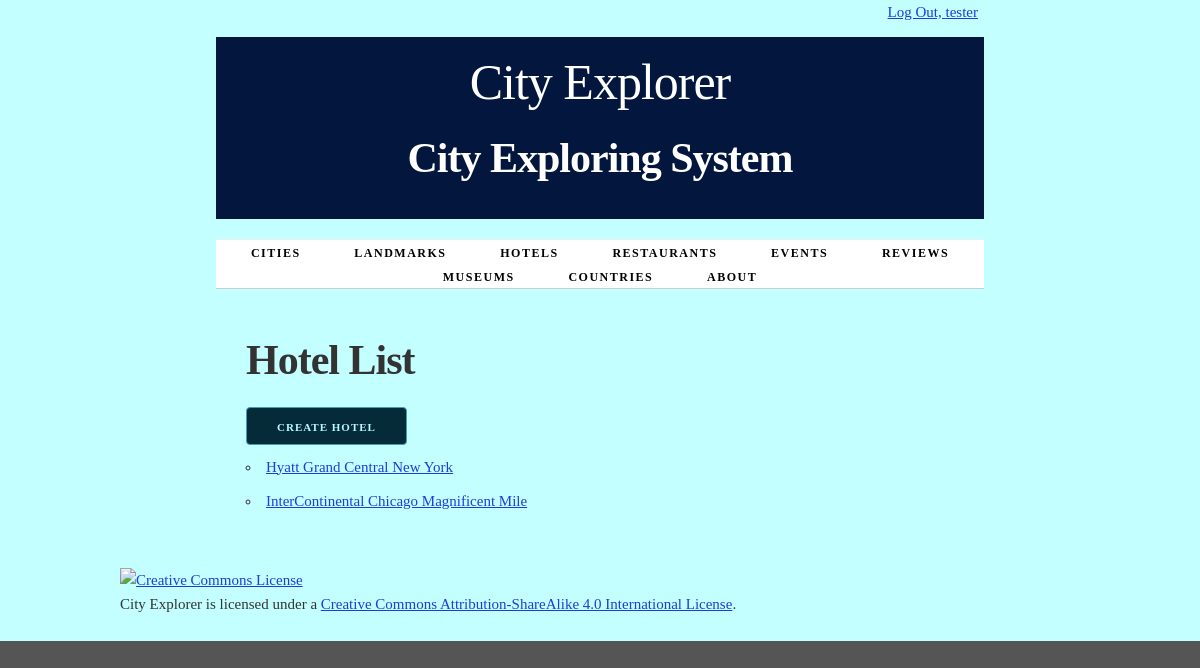
The app's page /hotel/ (signed in), older data.
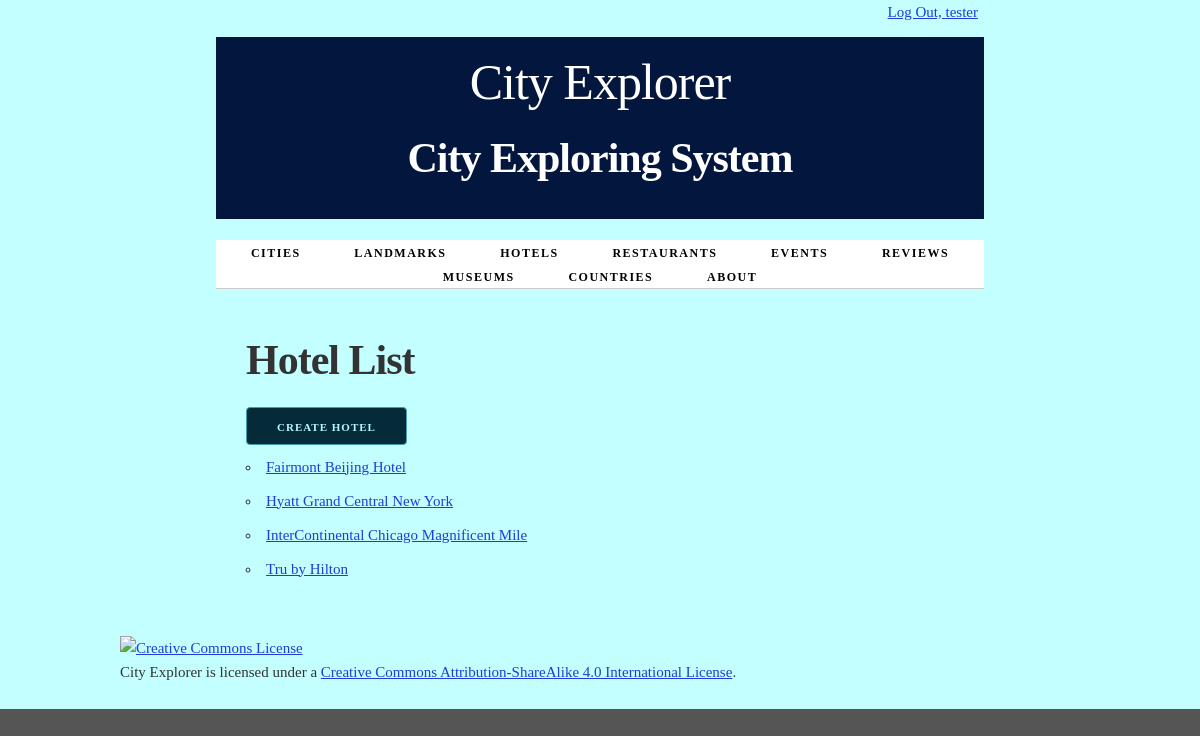
The same page, newer data.
### cities/models.py (models this page shows, shortened)
class Hotel(models.Model):
    city = models.ForeignKey(City, on_delete=models.CASCADE)
    name = models.CharField(max_length=100, unique=True)
    address = models.CharField(max_length=200)
    rating = models.FloatField()
    def get_absolute_url(self):
        return reverse('hotel-detail', args=[str(self.id)])
    class Meta:
        ordering = ['name']

### cities/views.py (the view)
class HotelList(LoginRequiredMixin, PermissionRequiredMixin, ListView):
    model = Hotel
    permission_required = 'cities.view_hotel'
    permission_required = 'cities.add_hotel'
    permission_required = 'cities.change_hotel'
    permission_required = 'cities.delete_hotel'

### cities/templates/cities/hotel_list.html (shortened to what this page needs)
{% extends 'cities/base.html' %}
{% block content %}
    <h2>Hotel List</h2>
    {%  if perms.cities.add_hotel %}
    <a href="{% url 'create-hotel' %}" class="button button-primary">Create Hotel</a>
    {% endif %}
    <ul>
        {% for hotel in hotel_list %}
            <li>
                <a href="{{ hotel.get_absolute_url }}">{{ hotel.name }}</a>
            </li>
        {% endfor %}
    </ul>
{% endblock %}

Row changes from the older to the newer data that the page shows:
added Hotel: name "Fairmont Beijing Hotel"
added Hotel: name "Tru by Hilton"
